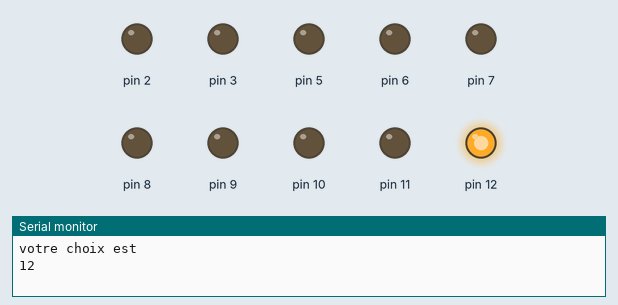
A sketch run on a simulated Arduino Uno, built with avr-gcc and run on an emulated ATmega328P. Shown: output pins drawn as LEDs (lit = HIGH), the last lines printed to the serial monitor. Random numbers use the default seed unless the sketch sets one.

Above: at 0.1 s.
At 9.1 s:
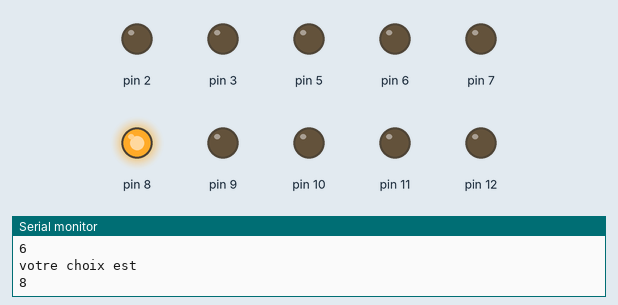
At 21.1 s:
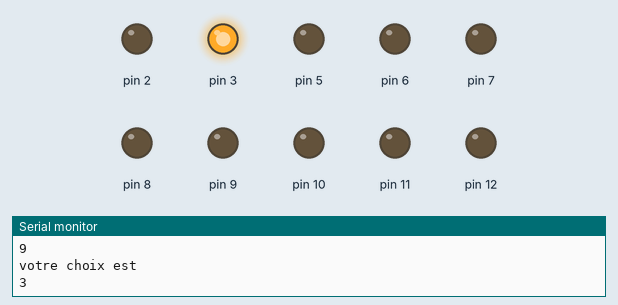
At 26.1 s:
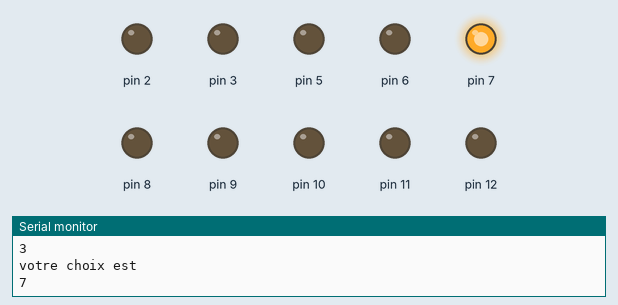
At 31.1 s:
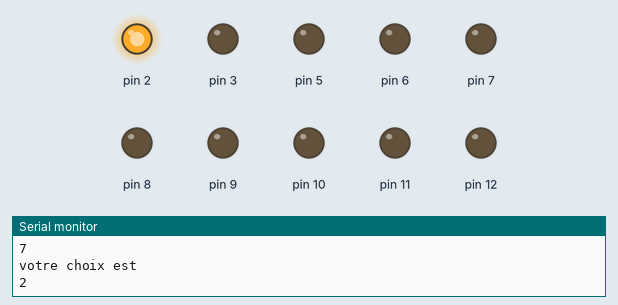
At 37.1 s:
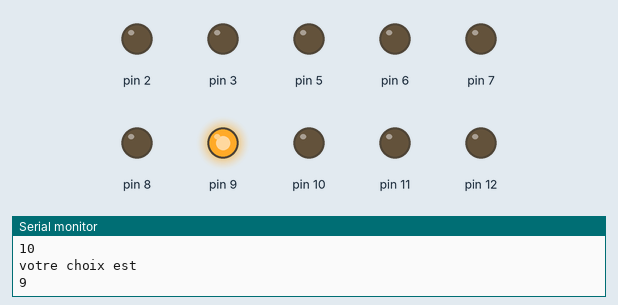
Timing chart, 0 to 40.0 s (numbered marks = the images above):
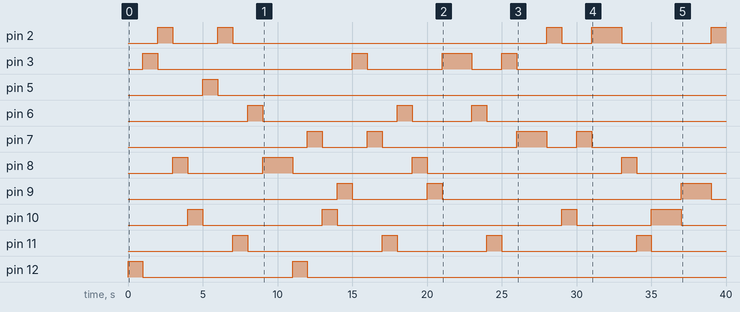

The sketch:

1_seule_au_choix.ino
```cpp
int choix;
void setup() {
  Serial.begin(9600);
  // put your setup code here, to run once:
  // put your setup code here, to run once:
pinMode(12,OUTPUT);
pinMode(11,OUTPUT);
pinMode(2,OUTPUT);
pinMode(3,OUTPUT);
pinMode(10,OUTPUT);
pinMode(5,OUTPUT);
pinMode(6,OUTPUT);
pinMode(7,OUTPUT);
pinMode(8,OUTPUT);
pinMode(9,OUTPUT);


}
void loop() {
   choix = random(2,13 );
    Serial.println("votre choix est");
    Serial.println(choix);
  // put your main code here, to run repeatedly:
if(choix==12)
{
  digitalWrite(12, HIGH);
  digitalWrite(11, LOW);
  digitalWrite(2, LOW);
  digitalWrite(3, LOW);
  digitalWrite(10, LOW);
  digitalWrite(5, LOW);
  digitalWrite(6,  LOW);
  digitalWrite(7, LOW);
  digitalWrite(8, LOW);
  digitalWrite(9, LOW);
  delay(1000);
}
else if(choix == 11)
{
 digitalWrite(12, LOW);
  digitalWrite(11, HIGH);
  digitalWrite(2, LOW);
  digitalWrite(3, LOW);
  digitalWrite(10, LOW);
  digitalWrite(5, LOW);
  digitalWrite(6,  LOW);
  digitalWrite(7, LOW);
  digitalWrite(8, LOW);
  digitalWrite(9, LOW);
  delay(1000);
}
else if(choix==2)
{
 digitalWrite(12, LOW);
  digitalWrite(11, LOW);
  digitalWrite(2, HIGH);
  digitalWrite(3, LOW);
  digitalWrite(10, LOW);
  digitalWrite(5, LOW);
  digitalWrite(6,  LOW);
  digitalWrite(7, LOW);
  digitalWrite(8, LOW);
  digitalWrite(9, LOW);
  delay(1000);
}
else if(choix == 3)
{
digitalWrite(12, LOW);
  digitalWrite(11, LOW);
  digitalWrite(2, LOW);
  digitalWrite(3, HIGH);
  digitalWrite(10, LOW);
  digitalWrite(5, LOW);
  digitalWrite(6,  LOW);
  digitalWrite(7, LOW);
  digitalWrite(8, LOW);
  digitalWrite(9, LOW);
  delay(1000);
}
else if(choix == 10)
{
digitalWrite(12, LOW);
  digitalWrite(11, LOW);
  digitalWrite(2, LOW);
  digitalWrite(3, LOW);
  digitalWrite(10, HIGH);
  digitalWrite(5, LOW);
  digitalWrite(6,  LOW);
  digitalWrite(7, LOW);
  digitalWrite(8, LOW);
  digitalWrite(9, LOW);
  delay(1000);
}
else if(choix == 5)
{
 digitalWrite(12, LOW);
  digitalWrite(11, LOW);
  digitalWrite(2, LOW);
  digitalWrite(3, LOW);
  digitalWrite(10, LOW);
  digitalWrite(5, HIGH);
  digitalWrite(6,  LOW);
  digitalWrite(7, LOW);
  digitalWrite(8, LOW);
  digitalWrite(9, LOW);
  delay(1000);
}
else if(choix == 6)
{
 digitalWrite(12, LOW);
  digitalWrite(11, LOW);
  digitalWrite(2, LOW);
  digitalWrite(3, LOW);
  digitalWrite(10, LOW);
  digitalWrite(5, LOW);
  digitalWrite(6, HIGH);
  digitalWrite(7, LOW);
  digitalWrite(8, LOW);
  digitalWrite(9, LOW);
  delay(1000);
}
else if(choix == 7)
{
digitalWrite(12, LOW);
  digitalWrite(11, LOW);
  digitalWrite(2, LOW);
  digitalWrite(3, LOW);
  digitalWrite(10, LOW);
  digitalWrite(5, LOW);
  digitalWrite(6,  LOW);
  digitalWrite(7, HIGH);
  digitalWrite(8, LOW);
  digitalWrite(9, LOW);
  delay(1000);
}
else if(choix == 8)
{
 digitalWrite(12, LOW);
  digitalWrite(11, LOW);
  digitalWrite(2, LOW);
  digitalWrite(3, LOW);
  digitalWrite(10, LOW);
  digitalWrite(5, LOW);
  digitalWrite(6,  LOW);
  digitalWrite(7, LOW);
  digitalWrite(8, HIGH);
  digitalWrite(9, LOW);
  delay(1000);
}
else if(choix==9)
{
 digitalWrite(12, LOW);
  digitalWrite(11, LOW);
  digitalWrite(2, LOW);
  digitalWrite(3, LOW);
  digitalWrite(10, LOW);
  digitalWrite(5, LOW);
  digitalWrite(6,  LOW);
  digitalWrite(7, LOW);
  digitalWrite(8, LOW);
  digitalWrite(9, HIGH);
  delay(1000);
}


}
```

Measured:
- by itself, pin 2: LOW → HIGH at 2.0 s, → LOW 1.0 s later, → HIGH 3.0 s later, → LOW 1.0 s later, … (9 changes in this stretch)
- by itself, pin 3: LOW → HIGH at 1.0 s, → LOW 1.0 s later, → HIGH 13.0 s later, → LOW 1.0 s later, … (8 changes in this stretch)
- by itself, pin 5: LOW → HIGH at 5.0 s, → LOW 1.0 s later
- by itself, pin 6: goes HIGH 1.0 s, LOW 9.0 s, HIGH 1.0 s, LOW 4.0 s, HIGH 1.0 s, then LOW
- by itself, pin 7: LOW → HIGH at 12.0 s, → LOW 1.0 s later, → HIGH 3.0 s later, → LOW 1.0 s later, … (8 changes in this stretch)
- by itself, pin 8: LOW → HIGH at 3.0 s, → LOW 1.0 s later, → HIGH 5.0 s later, → LOW 2.0 s later, … (8 changes in this stretch)
- by itself, pin 9: goes HIGH 1.0 s, LOW 5.0 s, HIGH 1.0 s, LOW 16.0 s, HIGH 2.0 s, then LOW
- by itself, pin 10: LOW → HIGH at 4.0 s, → LOW 1.0 s later, → HIGH 8.0 s later, → LOW 1.0 s later, … (8 changes in this stretch)
